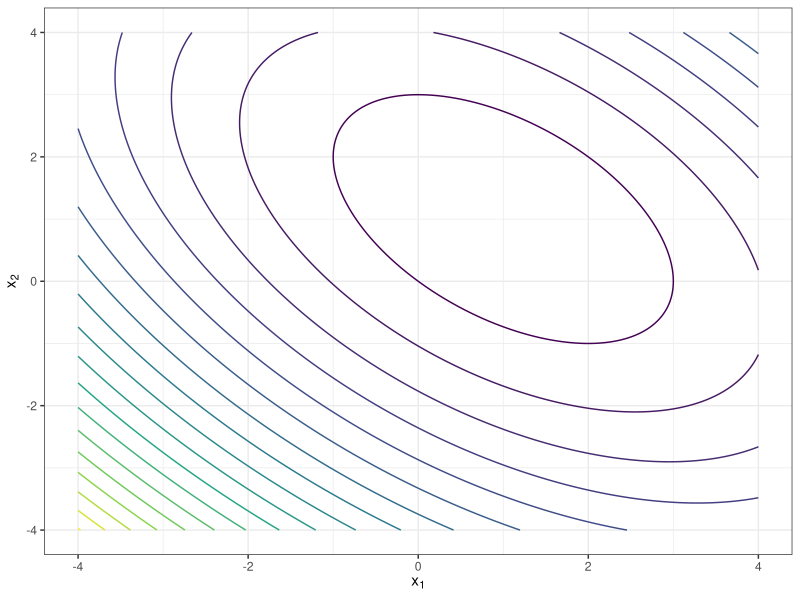
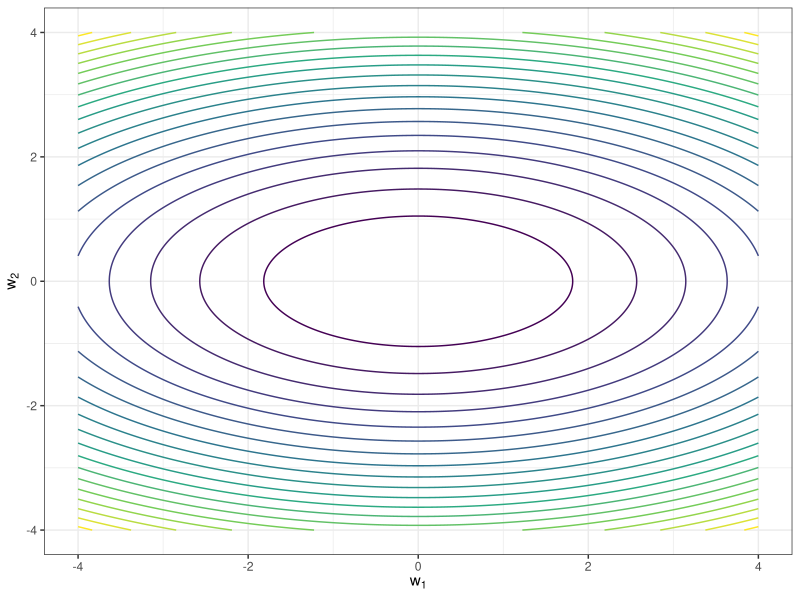

Write the R code that produced these figures, in order.
# Used in: slides-multivar-first-order-7-gd-quadratic-forms.tex
#
# Generates contour plots of q(x) = x^T A x - b^T x with A = [[2,1],[1,2]],
# b = (6, 6), minimum at x* = (1, 1), in original x-space (tilted ellipses)
# and eigenspace w (axis-aligned ellipses, min at 0).
# Produces:
#   figure/gd_quadratic_forms_xspace.pdf
#   figure/gd_quadratic_forms_wspace.pdf

library(ggplot2)

set.seed(123L)

A = matrix(c(2, 1, 1, 2), nrow = 2L)
b = c(6, 6)  # minimum at x* = 0.5 * A^{-1} b = (1, 1)
lambdas = sort(eigen(A)$values)  # c(1, 3), ascending: lambda_1 <= ... <= lambda_n

n = 300L
lim = 4

grid_x = expand.grid(
  x1 = seq(-lim, lim, length.out = n),
  x2 = seq(-lim, lim, length.out = n)
)
grid_x$z = A[1L, 1L] * grid_x$x1^2 + 2 * A[1L, 2L] * grid_x$x1 * grid_x$x2 +
  A[2L, 2L] * grid_x$x2^2 - b[1L] * grid_x$x1 - b[2L] * grid_x$x2

grid_w = expand.grid(
  w1 = seq(-lim, lim, length.out = n),
  w2 = seq(-lim, lim, length.out = n)
)
grid_w$z = lambdas[1L] * grid_w$w1^2 + lambdas[2L] * grid_w$w2^2

make_contour_plot = function(grid, xvar, yvar, xlab, ylab) {
  ggplot(grid, aes(x = .data[[xvar]], y = .data[[yvar]], z = z)) +
    geom_contour(aes(color = after_stat(level)), bins = 20L) +
    scale_color_viridis_c() +
    guides(color = "none") +
    labs(x = xlab, y = ylab) +
    theme_bw()
}

p_x = make_contour_plot(grid_x, "x1", "x2", expression(x[1]), expression(x[2]))
p_w = make_contour_plot(grid_w, "w1", "w2", expression(w[1]), expression(w[2]))

ggsave("../figure/gd_quadratic_forms_xspace.pdf", plot = p_x, width = 4, height = 3)
ggsave("../figure/gd_quadratic_forms_wspace.pdf", plot = p_w, width = 4, height = 3)
